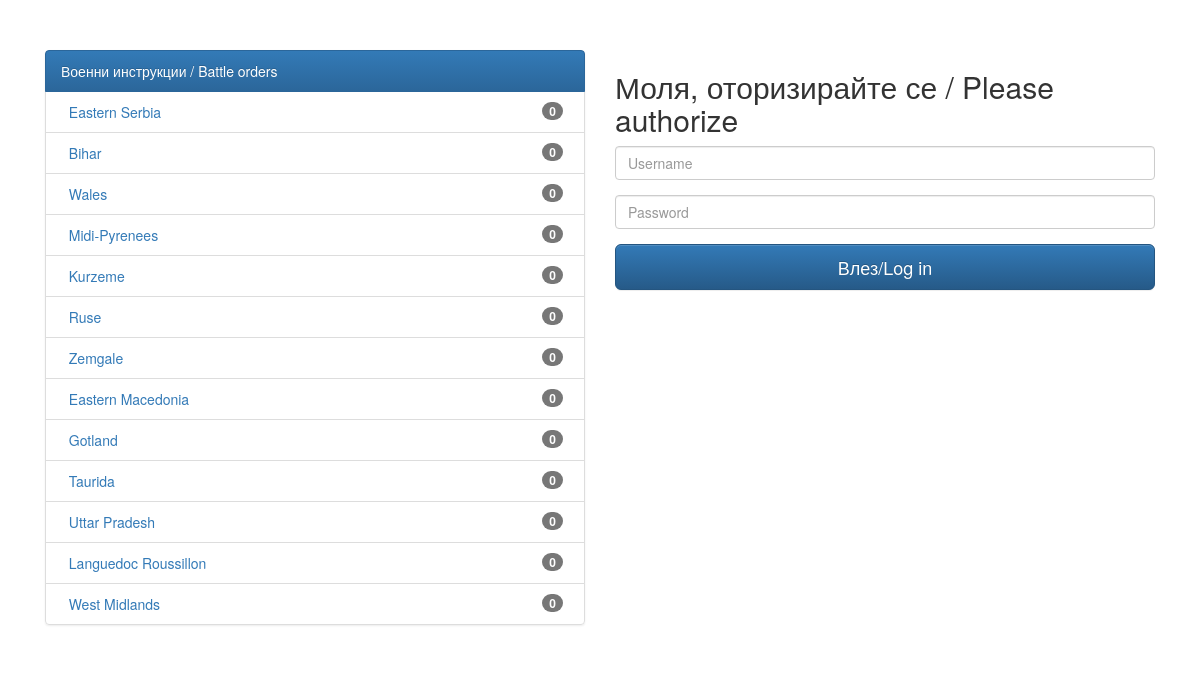
The page / on the database its author committed.
### tables this page shows
CREATE TABLE "orders" (
"id"  INTEGER,
"caption"  VARCHAR NOT NULL,
"link"  VARCHAR,
"date"  TIMESTAMP NOT NULL DEFAULT CURRENT_TIMESTAMP,
"priority"  SMALLINT NOT NULL,
"country"  VARCHAR,
"importance"  INTEGER DEFAULT 0,
PRIMARY KEY ("id" ASC)
);

### db.inc.php (called while the page is built, shortened)
<?php
$countries = array();
$countries[167] = "Albania";
$countries[27] = "Argentina";
$countries[169] = "Armenia";
$countries[50] = "Australia";
$countries[33] = "Austria";
$countries[83] = "Belarus";
$countries[32] = "Belgium";
$countries[76] = "Bolivia";
$countries[69] = "Bosnia and Herzegovina";
$countries[9] = "Brazil";
$countries[42] = "Bulgaria";
$countries[23] = "Canada";
$countries[64] = "Chile";
$countries[14] = "China";
$countries[78] = "Colombia";
$countries[63] = "Croatia";
$countries[171] = "Cuba";
$countries[82] = "Cyprus";
$countries[34] = "Czech Republic";
$countries[55] = "Denmark";
$countries[165] = "Egypt";
$countries[70] = "Estonia";
$countries[39] = "Finland";
$countries[11] = "France";
$countries[168] = "Georgia";
$countries[12] = "Germany";
$countries[44] = "Greece";
$countries[13] = "Hungary";
$countries[48] = "India";
$countries[49] = "Indonesia";
$countries[56] = "Iran";
$countries[54] = "Ireland";
$countries[58] = "Israel";
$countries[10] = "Italy";
$countries[45] = "Japan";
$countries[71] = "Latvia";
$countries[72] = "Lithuania";
$countries[66] = "Malaysia";
$countries[26] = "Mexico";
$countries[80] = "Montenegro";
$countries[31] = "Netherlands";
$countries[84] = "New Zealand";
$countries[170] = "Nigeria";
$countries[73] = "North Korea";
$countries[37] = "Norway";
$countries[57] = "Pakistan";
$countries[75] = "Paraguay";
$countries[77] = "Peru";
$countries[67] = "Philippines";
$countries[35] = "Poland";
$countries[53] = "Portugal";
$countries[81] = "Republic of China (Taiwan)";
$countries[79] = "Republic of Macedonia (FYROM)";
$countries[52] = "Republic of Moldova";
$countries[1] = "Romania";
$countries[41] = "Russia";
$countries[164] = "Saudi Arabia";
$countries[65] = "Serbia";
$countries[68] = "Singapore";
$sessionName = 'loggedIn';

### index.php (the view, shortened to what this page needs)
<?php
require ("db.inc.php");
?><!DOCTYPE html>
<html lang="en">
    <head>
        <link rel="stylesheet" href="https://maxcdn.bootstrapcdn.com/bootstrap/3.3.6/css/bootstrap.min.css">
        <link rel="stylesheet" href="https://maxcdn.bootstrapcdn.com/bootstrap/3.3.6/css/bootstrap-theme.min.css">
    </head>
    <body>
        <div class="container">
            <div class="col-lg-6">
                <ul class="list-group">
                    <li class="list-group-item active">Военни инструкции / Battle orders</li>
                    <?php
                    $sql = "SELECT id, caption, link, date, priority, importance, country
                            FROM orders
                            ORDER BY importance DESC, priority DESC, id ASC";
                    ($q = $dblink->query($sql)) || die($dblink->error);
                    if (count($q) > 0) {
                        while ($row = $q->fetchArray(SQLITE3_ASSOC)) {
                            $caption = $row['caption'];
                            $battleId = preg_replace("/[^0-9]/", '', $row['link']);
                            $date = $row['date'];
                            $priority = $row['priority'];
                            $importance = $row['importance'];
                            $img = $flags[$priority];
                            $country = preg_replace("/[\(\)]/", "", preg_replace("/\ /", '-', $row['country']));
                            $link = 'https://www.erepublik.com/en/military/battlefield' . ($priority < 3 ? '-choose-side' : '') . '/' . $battleId . ($priority < 3 ? "/" . array_search($row['country'], $countries) : '');
                            $link = empty($row['link']) ? "javascript:void(0);" : $link;
                            echo "
                            <li class='list-group-item in-bl'>
                                <img src='$img' alt='' width='150px'>
                                <img src='https://www.erepublik.net/images/flags_png/L/{$country}.png' alt=''>
                                <a href='$link' title='$date' target='_blank'>$caption</a>";
                            echo "
                                <span class='pull-right badge importance' title='Важност/Importance'>$importance</span>
                            </li>
                            ";
                        }
                    } else {
                        echo "<li class='list-group-item'>Няма зададени инструкции / No orders set</li>\n";
                    }
                    ?>
                </ul>
            </div>
            <?php if (empty($_SESSION[$sessionName])) { ?>
                <div class="col-lg-6">
                    <form class="form-signin" method="post" action="index.php">
                        <h2 class="form-signin-heading">Моля, оторизирайте се / Please authorize</h2>
                        <div class="form-group">
                            <input type="text" id="inputUser" name="username" class="form-control" placeholder="Username" required autofocus>
                        </div>
                        <div class="form-group">
                            <input type="password" id="inputPassword" name="password" class="form-control" placeholder="Password" required>
                        </div>
                        <button class="btn btn-lg btn-primary btn-block" type="submit">Влез/Log in</button>
                    </form>
                </div>
            <?php } ?>
        </div>
    </body>
</html>

### index.php (style rules this page uses)
body { padding-top: 50px; }
li { overflow: hidden; }
.importance { cursor: pointer; }
@media (min-width: 600px) { .importance { margin-right: 6px; } }

### rows shown on the page
orders: caption "Eastern Serbia", importance "0"
orders: caption "Bihar", importance "0"
orders: caption "Wales", importance "0"
orders: caption "Midi-Pyrenees", importance "0"
orders: caption "Kurzeme", importance "0"
orders: caption "Ruse", importance "0"
orders: caption "Zemgale", importance "0"
orders: caption "Eastern Macedonia", importance "0"
orders: caption "Gotland", importance "0"
orders: caption "Taurida", importance "0"
orders: caption "Uttar Pradesh", importance "0"
orders: caption "Languedoc Roussillon", importance "0"
orders: caption "West Midlands", importance "0"
